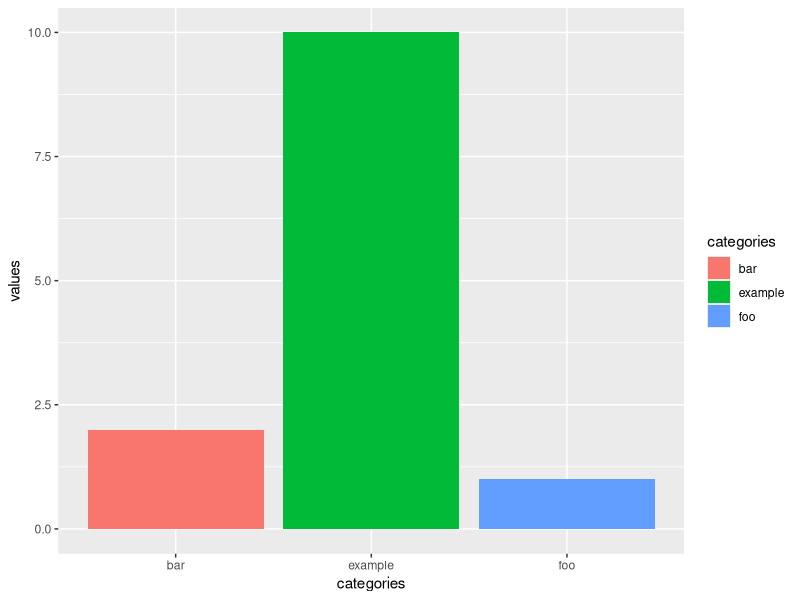

Write the R code that produced this figure.
library(ggplot2)

#Create sample data to plot
categories <- c("foo", "bar", "example")
values <- c(1, 2, 10)
all_data <- data.frame(categories, values)

#Use ggplot2 to create a simple bar char
ggplot(all_data, aes(x=categories, y=values)) + geom_bar(aes(fill=categories), stat="identity")
